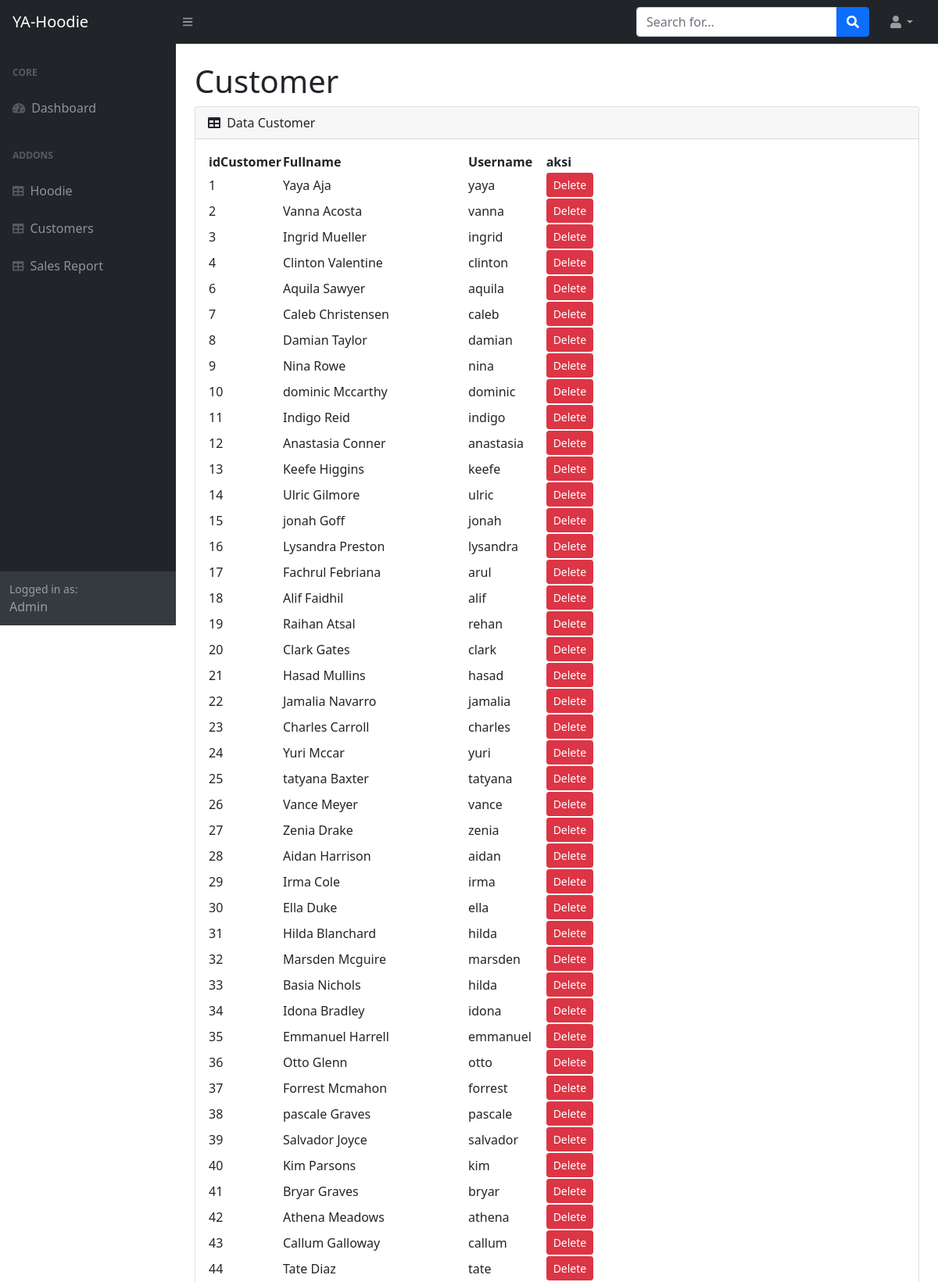
Screenshot of /yahoodie/dataPelanggan.php (upper part) with the database file from the repository.
### tables this page shows
CREATE TABLE `users` (
  `idUser` int NOT NULL,
  `fullname` varchar(255) NOT NULL,
  `username` varchar(255) NOT NULL,
  `password` varchar(255) NOT NULL
);

### yahoodie/dataPelanggan.php (the view, shortened to what this page needs)
<?php
    include 'db.php';
?>
<!DOCTYPE html>
<html lang="en">
    <head>
        <link href="https://cdn.jsdelivr.net/npm/simple-datatables@latest/dist/style.css" rel="stylesheet" />
        <link href="css/styles-sb-admin.css" rel="stylesheet" />
    </head>
    <body class="sb-nav-fixed">
        <nav class="sb-topnav navbar navbar-expand navbar-dark bg-dark">
            <a class="navbar-brand ps-3" href="dashboardAd">YA-Hoodie</a>
            <button class="btn btn-link btn-sm order-1 order-lg-0 me-4 me-lg-0" id="sidebarToggle" href="#!"><i class="fas fa-bars"></i></button>
            <form class="d-none d-md-inline-block form-inline ms-auto me-0 me-md-3 my-2 my-md-0">
                <div class="input-group">
                    <input class="form-control" type="text" placeholder="Search for..." aria-label="Search for..." aria-describedby="btnNavbarSearch" />
                    <button class="btn btn-primary" id="btnNavbarSearch" type="button"><i class="fas fa-search"></i></button>
                </div>
            </form>
            <ul class="navbar-nav ms-auto ms-md-0 me-3 me-lg-4">
                <li class="nav-item dropdown">
                    <a class="nav-link dropdown-toggle" id="navbarDropdown" href="#" role="button" data-bs-toggle="dropdown" aria-expanded="false"><i class="fas fa-user fa-fw"></i></a>
                </li>
            </ul>
        </nav>
        <div id="layoutSidenav">
            <div id="layoutSidenav_nav">
                <nav class="sb-sidenav accordion sb-sidenav-dark" id="sidenavAccordion">
                    <div class="sb-sidenav-menu">
                        <div class="nav">
                            <div class="sb-sidenav-menu-heading">Core</div>
                            <a class="nav-link" href="dashboardAd.php">
                                <div class="sb-nav-link-icon"><i class="fas fa-tachometer-alt"></i></div>
                                Dashboard
                            </a>
                            <div class="sb-sidenav-menu-heading">Addons</div>
                            <a class="nav-link" href="dataHoodie.php">
                                <div class="sb-nav-link-icon"><i class="fas fa-table"></i></div>
                                Hoodie
                            </a>
                            <a class="nav-link" href="dataPelanggan.php">
                                <div class="sb-nav-link-icon"><i class="fas fa-table"></i></div>
                                Customers
                            </a>
                            <a class="nav-link" href="dataPembelian.php">
                                <div class="sb-nav-link-icon"><i class="fas fa-table"></i></div>
                                Sales Report
                            </a>
                        </div>
                    </div>
                    <div class="sb-sidenav-footer">
                        <div class="small">Logged in as:</div>
                        Admin
                    </div>
                </nav>
            </div>
            <div id="layoutSidenav_content">
                <main>
                    <div class="container-fluid px-4">
                    <h1 class="mt-4">Customer</h1>
                        <div class="card mb-4">
                            <div class="card-header">
                                <i class="fas fa-table me-1"></i>
                                Data Customer
                            </div>
                                <div class="card-body">
                                    <table id="datatablesSimple">
                                        <thead>
                                            <tr>
                                                <th>idCustomer</th>
                                                <th>Fullname</th>
                                                <th>Username</th>
                                                <th>aksi</th>
                                            </tr>
                                        </thead>
                                        <tbody>
                                            <?php
                                                $sqlGet = "SELECT * FROM users";
                                                $query = mysqli_query($mysqli, $sqlGet);
                                                while($data = mysqli_fetch_array($query)){
                                                    echo "
                                                        <tr>
                                                            <td>$data[idUser]</td>
                                                            <td>$data[fullname]</td>
                                                            <td>$data[username]</td>
                                                            <td>
                                                                <div class='col'>
                                                                <a href='deleteCustomer.php?idUser=$data[idUser]' class='btn btn-sm btn-danger'>Delete</a>
                                                                </div>
                                                            </td>
                                                        </tr>
                                                    ";
                                                }
                                            ?>
                                        </tbody>
                                    </table>
                                </div>
                        </div>
                    </div>
                </main>
            </div>
        </div>
    </body>
</html>

### rows the page displays
users: idUser "1", fullname "Yaya Aja", username "yaya"
users: idUser "2", fullname "Vanna Acosta", username "vanna"
users: idUser "3", fullname "Ingrid Mueller", username "ingrid"
users: idUser "4", fullname "Clinton Valentine", username "clinton"
users: idUser "6", fullname "Aquila Sawyer", username "aquila"
users: idUser "7", fullname "Caleb Christensen", username "caleb"
users: idUser "8", fullname "Damian Taylor", username "damian"
users: idUser "9", fullname "Nina Rowe", username "nina"
users: idUser "10", fullname "dominic Mccarthy", username "dominic"
users: idUser "11", fullname "Indigo Reid", username "indigo"
users: idUser "12", fullname "Anastasia Conner", username "anastasia"
users: idUser "13", fullname "Keefe Higgins", username "keefe"
users: idUser "14", fullname "Ulric Gilmore", username "ulric"
users: idUser "15", fullname "jonah Goff", username "jonah"
users: idUser "16", fullname "Lysandra Preston", username "lysandra"
users: idUser "17", fullname "Fachrul Febriana", username "arul"
users: idUser "18", fullname "Alif Faidhil", username "alif"
users: idUser "19", fullname "Raihan Atsal", username "rehan"
users: idUser "20", fullname "Clark Gates", username "clark"
users: idUser "21", fullname "Hasad Mullins", username "hasad"
users: idUser "22", fullname "Jamalia Navarro", username "jamalia"
users: idUser "23", fullname "Charles Carroll", username "charles"
users: idUser "24", fullname "Yuri Mccar", username "yuri"
users: idUser "25", fullname "tatyana Baxter", username "tatyana"
users: idUser "26", fullname "Vance Meyer", username "vance"
users: idUser "27", fullname "Zenia Drake", username "zenia"
users: idUser "28", fullname "Aidan Harrison", username "aidan"
users: idUser "29", fullname "Irma Cole", username "irma"
users: idUser "30", fullname "Ella Duke", username "ella"
users: idUser "31", fullname "Hilda Blanchard", username "hilda"
users: idUser "32", fullname "Marsden Mcguire", username "marsden"
users: idUser "33", fullname "Basia Nichols", username "hilda"
users: idUser "34", fullname "Idona Bradley", username "idona"
users: idUser "35", fullname "Emmanuel Harrell", username "emmanuel"
users: idUser "36", fullname "Otto Glenn", username "otto"
users: idUser "37", fullname "Forrest Mcmahon", username "forrest"
users: idUser "38", fullname "pascale Graves", username "pascale"
users: idUser "39", fullname "Salvador Joyce", username "salvador"
users: idUser "40", fullname "Kim Parsons", username "kim"
users: idUser "41", fullname "Bryar Graves", username "bryar"
users: idUser "42", fullname "Athena Meadows", username "athena"
users: idUser "43", fullname "Callum Galloway", username "callum"
users: idUser "44", fullname "Tate Diaz", username "tate"
